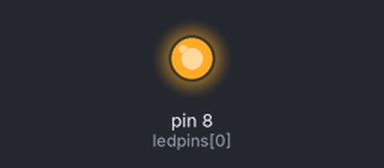
Bench run of a sketch on a simulated Arduino Uno, built with avr-gcc and run on an emulated ATmega328P. On the bench: output pins drawn as LEDs (lit = HIGH).

Above: at 0.5 s.
At 12.0 s:
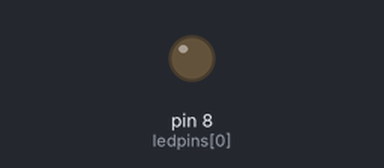
Timing chart, 0 to 31.2 s (numbered marks = the images above):
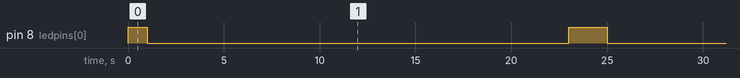

The sketch:

sketch_oct25g.ino
```cpp
int ledpins[]={8,9,10,11,12,13};
int i=0;
int delayTime=1000;
void setup()
{
  pinMode(ledpins[i], OUTPUT);
}
 void loop()

{
  for (int i=0; i<=5; i++)

  {
    digitalWrite(ledpins[i], HIGH);
    delay(delayTime);
    digitalWrite(ledpins[i], LOW);
    delay(delayTime);
  }

 for (int i=5; i>=0; i--)

  {
    digitalWrite(ledpins[i], LOW);
    delay(delayTime);
    digitalWrite(ledpins[i], HIGH);
    delay(delayTime);
  }
}
```

Measured:
- by itself, pin 8 (ledpins[0]): repeats every 24.0 s: LOW 22.0 s, HIGH 2.0 s
